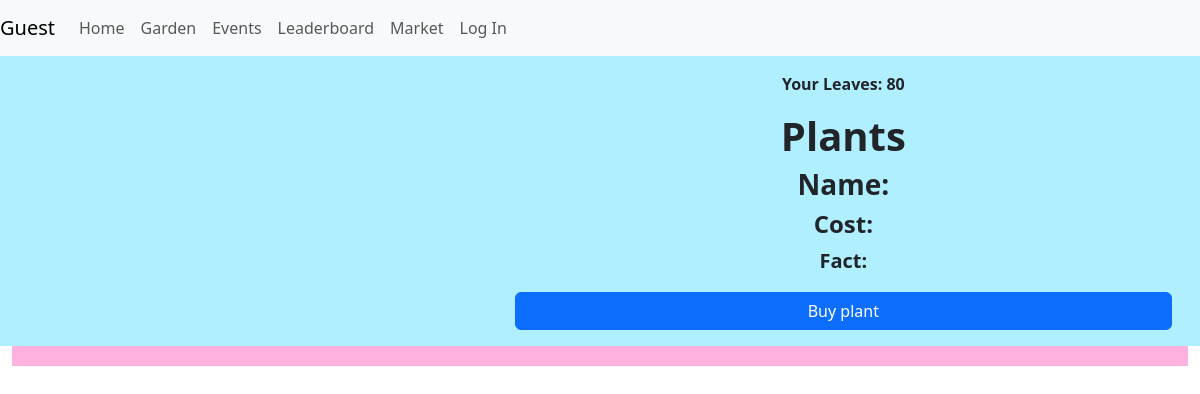
The page /market/ on the database as committed earlier.
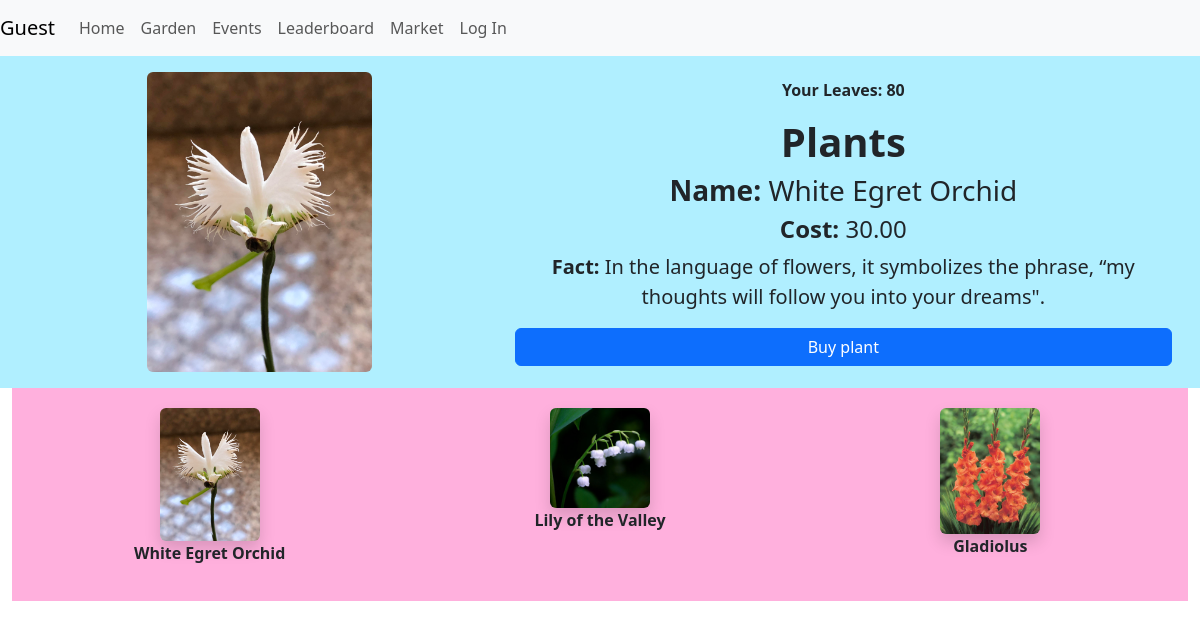
The same page on the database as committed later.
### garden/models.py (models this page shows, shortened)
class Plant(models.Model):
    name = models.CharField(max_length=100)
    price = models.DecimalField(max_digits=6, decimal_places=2)
    image = models.ImageField(upload_to="plant_images/")
    fact = models.TextField()
    onMarket = models.BooleanField(default=True)

### garden/views.py (the view)
# urls.py: path("market/", market_view, name="market"),
def market_view(request):
    plants = Plant.objects.filter(onMarket=True)   # Fetch all plants from DB that are allowed to be on market
    current_leaves = 80  # Need to replace with a method to get that users leaves
    context = {
        "plants": plants,
        "leaves": current_leaves
    }
    return render(request, "market.html", context)

### main/templates/market.html (shortened to what this page needs)
{% extends 'base.html' %}
{% load static %}
{% block content %}
<div class="container-fluid">
    <div class="row align-items-center text-center p-3" style="background-color: rgb(176, 239, 255);">
        {% with plants.0 as first_plant %}
        <div class="col-md-5 text-center">
            <img id="chosen-plant-image" class="img-fluid rounded"
                 src="{{ first_plant.image.url }}"
                 alt="{{ first_plant.name }}"
                 style="max-height: 300px; width: auto;">
        </div>
        <div class="col-md-7">
            <p class="fw-bold text-center">Your Leaves: {{ leaves }}</p>
            <h1 class="fw-bold text-center">Plants</h1>
            <h3 id="chosen-plant-name"><strong>Name:</strong> {{ first_plant.name }}</h3>
            <h4 id="chosen-plant-cost"><strong>Cost:</strong> {{ first_plant.price }}</h4>
            <p id="chosen-plant-fact" class="fs-5"><strong>Fact:</strong> {{ first_plant.fact }}</p>
            <button class="btn btn-primary w-100">Buy plant</button>
        </div>
        {% endwith %}
    </div>
    <div class="plant-grid" style="background-color: rgb(255, 176, 221); padding: 10px;">
        {% for plant in plants %}
            <div class="plant-item"
                 onclick="updatePlant('{{ plant.image.url }}', `{{ plant.name }}`, `{{ plant.price }}`, `{{ plant.fact }}`)">
                <img class="img-fluid rounded shadow"
                     src="{{ plant.image.url }}"
                     alt="{{ plant.name }}">
                <p class="fw-bold text-dark">{{ plant.name }}</p>
            </div>
        {% endfor %}
    </div>
</div>
{% endblock %}

### main/templates/base.html (shortened to what this page needs)
<html lang="en">
<head>
        <link href="https://cdn.jsdelivr.net/npm/bootstrap@5.3.3/dist/css/bootstrap.min.css" rel="stylesheet">
</head>
<body>
<nav class="navbar navbar-expand-lg navbar-light bg-light">
    <a class="navbar-brand" href="#">
        {% if user.is_authenticated %}
            Welcome, {{ user.username }} | Leaves: {{ user.stats.leaves }}
        {% else %}
            Guest
        {% endif %}
    </a>
    <div class="collapse navbar-collapse" id="navbarSupportedContent">
        <ul class="navbar-nav mr-auto my-2 my-lg-0">
            <li class="nav-item active">
                <a class="nav-link" href="/">Home</a>
            </li>
            <li class="nav-item">
                <a class="nav-link" href="/garden">Garden</a>
            </li>
            <li class="nav-item">
                <a class="nav-link" href="/events">Events</a>
            </li>
            <li class="nav-item">
                <a class="nav-link" href="/leaderboard">Leaderboard</a>
            </li>
            <li class="nav-item">
                <a class="nav-link" href="/market">Market</a>
            </li>
            {% if user.is_authenticated %}
                <li class="nav-item d-flex align-items-center">
                    <form action="{% url 'logout' %}" method="post" class="m-0 p-0">
                        {% csrf_token %}
                        <button type="submit" class="nav-link btn btn-link p-0 m-0" style="border: none; background: none;">
                            Log Out
                        </button>
                    </form>
                </li>
            {% else %}
                <li class="nav-item">
                    <a class="nav-link" href="{% url 'login' %}">Log In</a>
                </li>
            {% endif %}
        </ul>
    </div>
</nav>
    {% block content %}
    {% endblock %}
</body>
</html>

### main/templates/market.html (style rules this page uses)
.plant-grid { display: grid; grid-template-columns: repeat(auto-fit, minmax(120px, 1fr)); gap: 15px; text-align: center; }
.plant-item { cursor: pointer; padding: 10px; text-align: center; }
.plant-item img { max-width: 100px; height: auto; }

Rows that differ between the two databases and show on the page:
added Plant: image (picture), name "White Egret Orchid", price "30.00", fact "In the language of flowers, it symbolizes the phrase, “my thoughts will follow you into your dreams\"."
added Plant: image (picture), name "Lily of the Valley"
added Plant: image (picture), name "Gladiolus"
